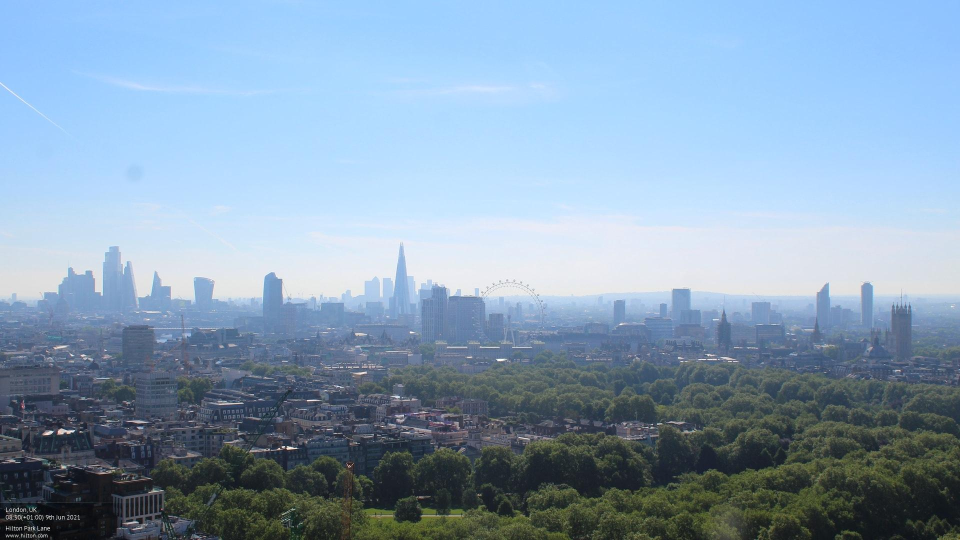
#> input picture hilton_pl.jpg, 1920 x 1080 px (shown at 1/2 size)
$ python epipolar.py
#> lines starting #> are read from the running program, lines starting #| are printed output that depends on the picture
### helper.py
"""
Homework 4
Helper Functions

Code from Carnegie Mellon
16-385 Computer Vision Course
"""

import cv2 as cv
import numpy as np
import scipy.optimize
import numpy.linalg as la
import matplotlib.pyplot as plt


def _epipoles(E):
    U, S, V = np.linalg.svd(E)
    e1 = V[-1, :]
    U, S, V = np.linalg.svd(E.T)
    e2 = V[-1, :]

    return e1, e2


# [93 lines left out: functions displayEpipolarF, _singularize, _objective_F, refineF, camera2, not called in this run]


def epipolarMatchGUI(I1, I2, F):
    e1, e2 = _epipoles(F)

    sy, sx, sd = I2.shape

    f, [ax1, ax2] = plt.subplots(1, 2, figsize=(12, 9))
    ax1.imshow(I1)
    ax1.set_title('Select a point in this image')
    ax1.set_axis_off()
    ax2.imshow(I2)
    ax2.set_title('Verify that the corresponding point \n is on the epipolar line in this image')
    ax2.set_axis_off()

    while True:
        plt.sca(ax1)
        x, y = plt.ginput(1, mouse_stop=2)[0]

        xc, yc = int(x), int(y)
        v = np.array([[xc], [yc], [1]])

        l = F @ v
        s = np.sqrt(l[0]**2+l[1]**2)

        if s==0:
            error('Zero line vector in displayEpipolar')

        l = l / s
        if l[0] != 0:
            xs = 0
            xe = sx - 1
            ys = -(l[0] * xs + l[2]) / l[1]
            ye = -(l[0] * xe + l[2]) / l[1]
        else:
            ys = 0
            ye = sy - 1
            xs = -(l[1] * ys + l[2]) / l[0]
            xe = -(l[1] * ye + l[2]) / l[0]

        ax1.plot(x, y, '*', MarkerSize=6, linewidth=2)
        ax2.plot([xs, xe], [ys, ye], linewidth=2)

        # draw points
        """pc = np.array([[xc, yc]])
        p2 = epipolar_correspondences(I1, I2, F, pc)
        ax2.plot(p2[0,0], p2[0,1], 'ro', MarkerSize=8, linewidth=2)"""
        plt.draw()


# [54 lines left out: functions _projtrans, _mcbbox, _imwarp, warpStereo, not called in this run]

### epipolar.py
import numpy as np
import cv2 as cv
from matplotlib import pyplot as plt
import helper as hlp
import skimage.io as io


#Code taken from https://docs.opencv.org/master/da/de9/tutorial_py_epipolar_geometry.html

img1 = cv.imread('hilton_pl.jpg',0)  #queryimage # left image
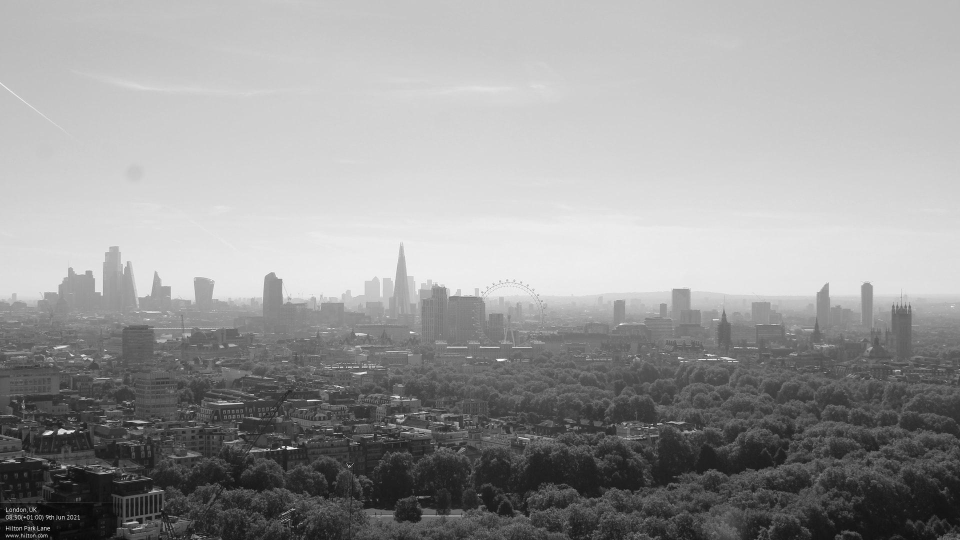
#> img1: shape (1080, 1920) (shown at 1/2 size); min 0, max 255, mean 154.2
img2 = cv.imread('knightsbridge.jpg',0) #trainimage # right image
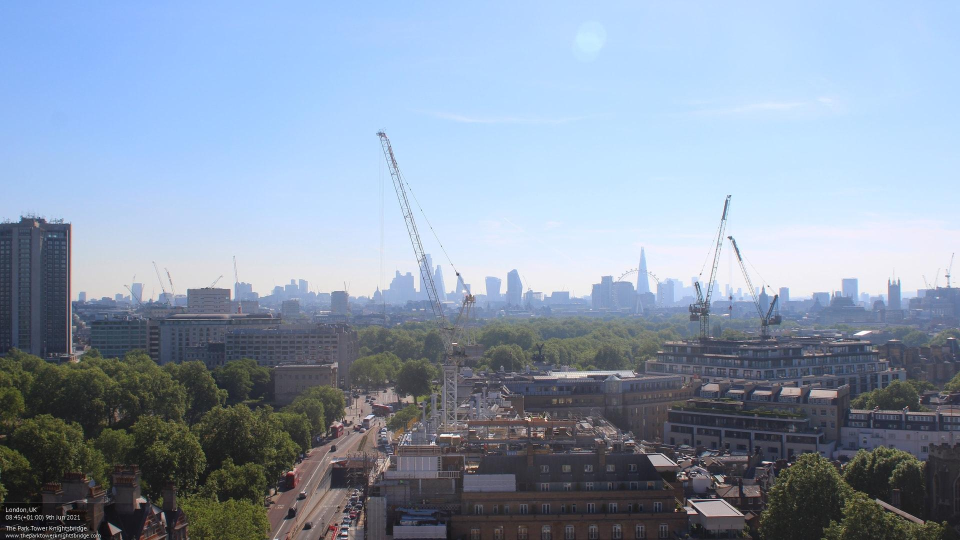
#> input picture knightsbridge.jpg, 1920 x 1080 px (shown at 1/2 size)
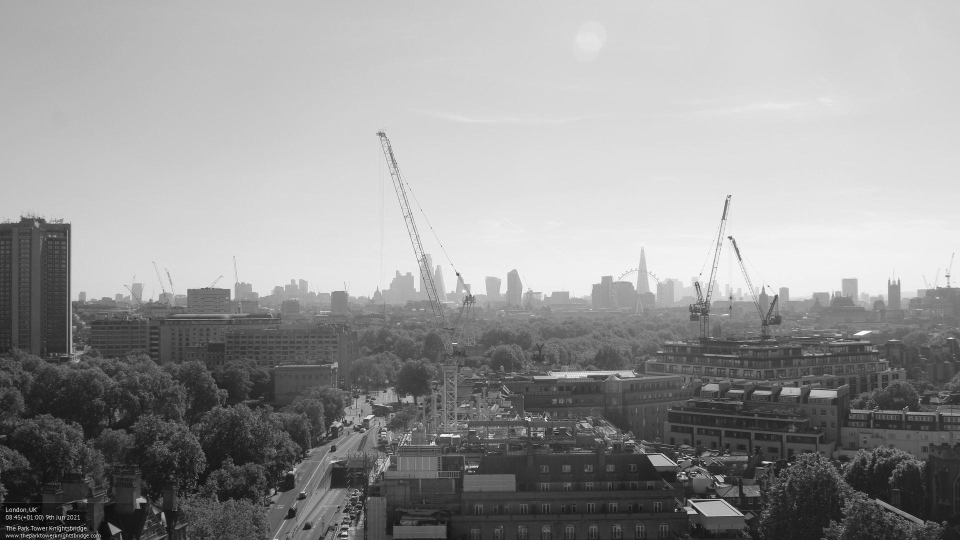
#> img2: shape (1080, 1920) (shown at 1/2 size); min 0, max 255, mean 151
#img2 = cv.imread('london_eye.jpg',0)  #queryimage # left image
#img1 = cv.imread('westminister.jpg',0) #trainimage # right image
sift = cv.SIFT_create()
# find the keypoints and descriptors with SIFT
kp1, des1 = sift.detectAndCompute(img1,None)
#> kp1 = 5071 keypoints; strongest (x, y, size): (49, 1034, 2.1), (567, 894, 3.4), (578, 896, 5.3), (51, 1055, 1.9)
kp2, des2 = sift.detectAndCompute(img2,None)
#> kp2 = 5713 keypoints; strongest (x, y, size): (49, 1034, 2), (1409, 926, 1.9), (156, 1057, 2), (38, 1055, 1.9)
# FLANN parameters
FLANN_INDEX_KDTREE = 1
index_params = dict(algorithm = FLANN_INDEX_KDTREE, trees = 5)
search_params = dict(checks=50)
flann = cv.FlannBasedMatcher(index_params,search_params)
matches = flann.knnMatch(des1,des2,k=2)
#> matches = 5071 matches
pts1 = []
pts2 = []
# ratio test as per Lowe's paper
for i,(m,n) in enumerate(matches):
    if m.distance < 0.8*n.distance:
        pts2.append(kp2[m.trainIdx].pt)
        pts1.append(kp1[m.queryIdx].pt)
#> after the loop, pts1 = 172 pairs, first value 14.27 to 1888.5, second value 522.4 to 1071.6; pts2 = 172 pairs, first value 10.99 to 1881.5, second value 445.3 to 1074.9


pts1 = np.int32(pts1)
#> pts1 = 172 pairs, first value 14 to 1888, second value 522 to 1071
pts2 = np.int32(pts2)
#> pts2 = 172 pairs, first value 10 to 1881, second value 445 to 1074
F, mask = cv.findFundamentalMat(pts1,pts2,cv.FM_LMEDS)
#> F = [[1.76e-07, 4.12e-06, 0.00235], [2.24e-06, 4.29e-06, 0.232], [-0.00895, -0.238, 1]]; mask = 172 values, max 1 at index 0, min 0 at index 6, mean 0.826

pts1 = pts1[mask.ravel()==1]
#> pts1 = 142 pairs, first value 14 to 1888, second value 522 to 1071
pts2 = pts2[mask.ravel()==1]
#> pts2 = 142 pairs, first value 10 to 1881, second value 537 to 1071

F, mask = cv.findFundamentalMat(pts1,pts2,cv.FM_LMEDS)
#> F = [[1.78e-07, 7.62e-06, -0.00412], [-6.23e-06, 1.79e-06, 0.024], [0.00276, -0.0269, 1]]; mask = 142 values, max 1 at index 0, min 0 at index 22, mean 0.789
print(F)
#| [[ 1.77835928e-07  7.62163451e-06 -4.11635893e-03]
#|  [-6.22894258e-06  1.79447468e-06  2.40181032e-02]
#|  [ 2.76279601e-03 -2.68587179e-02  1.00000000e+00]]

im1 = io.imread('hilton_pl.jpg')
im2 = io.imread('knightsbridge.jpg')
#im2 = io.imread('london_eye.jpg')
#im1 = io.imread('westminister.jpg')
hlp.epipolarMatchGUI(im1, im2, F)
#> in _epipoles, `U, S, V = np.linalg.svd(E)`: U = [[0.00411, 0.157, -0.988], [-0.024, -0.987, -0.157], [-1, 0.0243, -0.000291]]; S = [1, 0.000659, 1.28e-19]; V = [[-0.00276, 0.0268, -1], [0.111, -0.993, -0.027], [0.994, 0.112, 0.000249]]
#> in _epipoles, `e1 = V[-1, :]`: e1 = [0.994, 0.112, 0.000249]
#> in _epipoles, `U, S, V = np.linalg.svd(E.T)`: U = [[0.00276, 0.111, 0.994], [-0.0268, -0.993, 0.112], [1, -0.027, 0.000249]]; S = [1, 0.000659, 4.9e-19]; V = [[-0.00411, 0.024, 1], [0.157, -0.987, 0.0243], [-0.988, -0.157, -0.000291]]
#> in _epipoles, `e2 = V[-1, :]`: e2 = [-0.988, -0.157, -0.000291]
#> in epipolarMatchGUI, `e1, e2 = _epipoles(F)`: e1 = [0.994, 0.112, 0.000249]; e2 = [-0.988, -0.157, -0.000291]
#> (the run stopped early here; a loop or call above may not have finished)
